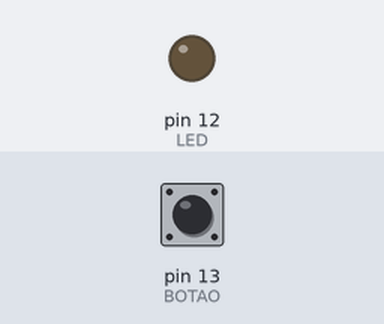
Bench run of a sketch on a simulated Arduino Uno, built with avr-gcc and run on an emulated ATmega328P. On the bench: output pins drawn as LEDs (lit = HIGH). The inputs (shaded band) are chosen by the test bench; at power-on: pin 13 (BOTAO) HIGH.

Above: at 1.2 s.
1.3 s: pin 13 (BOTAO) pulled LOW for 0.15 s
At 1.9 s:
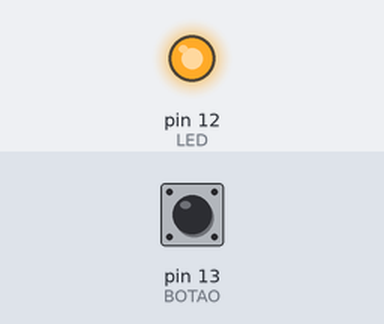
2.9 s: pin 13 (BOTAO) pulled LOW for 1 s
At 4.3 s:
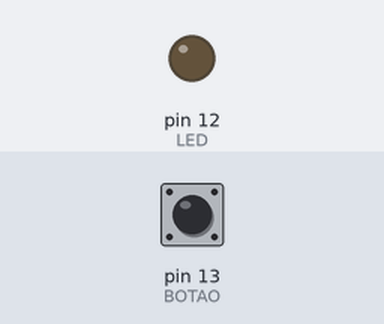
5.4 s: pin 13 (BOTAO) pulled LOW for 3.2 s
At 6.2 s:
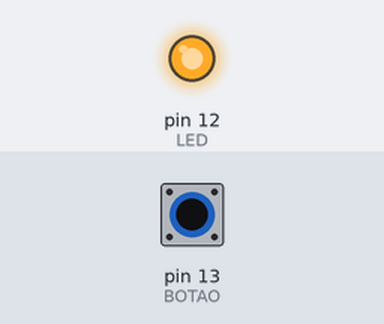
Timing chart, 0 to 8.4 s (numbered marks = the images above; inputs shaded):
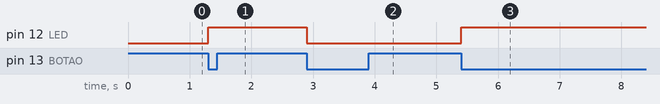

The sketch:

Led_Botao.ino
```cpp
#define BOTAO 13
#define LED   12

bool estadoLed = false;       // estado atual do LED (lembrado entre loops)
bool ultimoBotao = false;     // leitura anterior do botão
unsigned long ultimoDebounce = 0;
const unsigned long debounceMs = 50;

/*
  O setup roda apenas uma vez, na inicialização da placa.
  Então você deve colocar nele aquilo que so precisa ser setado uma vez
  Mas como fica em um bloco de código diferente você não pode acessar uma variavel declarada aqui no loop
*/
void setup() {
  //define o modo do pino, a entrada é o pino e depois o modo (entrada, saida)
  pinMode(BOTAO, INPUT_PULLUP);
  pinMode(LED, OUTPUT);

}

// millis retorna o número de milissegundos desde a inicialização da placa

void loop() {

  bool botao = !digitalRead(BOTAO);  // true = apertado

  // só considera mudança se passou o tempo de debounce
  if (botao != ultimoBotao && (millis() - ultimoDebounce) > debounceMs) {
    ultimoDebounce = millis();

    // detecta a BORDA de subida (acabou de apertar)
    if (botao) {
      estadoLed = !estadoLed;       // inverte o estado
      digitalWrite(LED, estadoLed);
    }

    ultimoBotao = botao;
  }
}
```

Measured:
- after the input at 1.3 s, pin 12 (LED): LOW → HIGH at once
- after the input at 2.9 s, pin 12 (LED): HIGH → LOW at once
- after the input at 5.4 s, pin 12 (LED): LOW → HIGH at once
